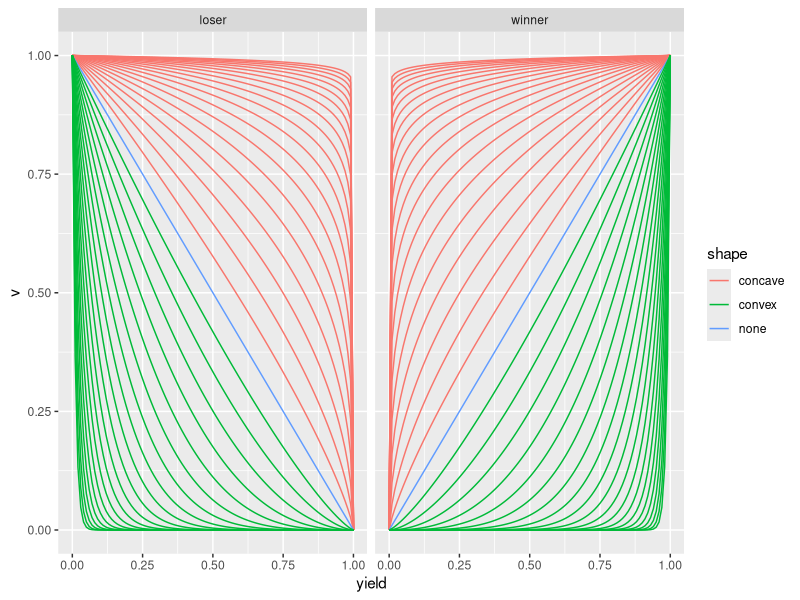
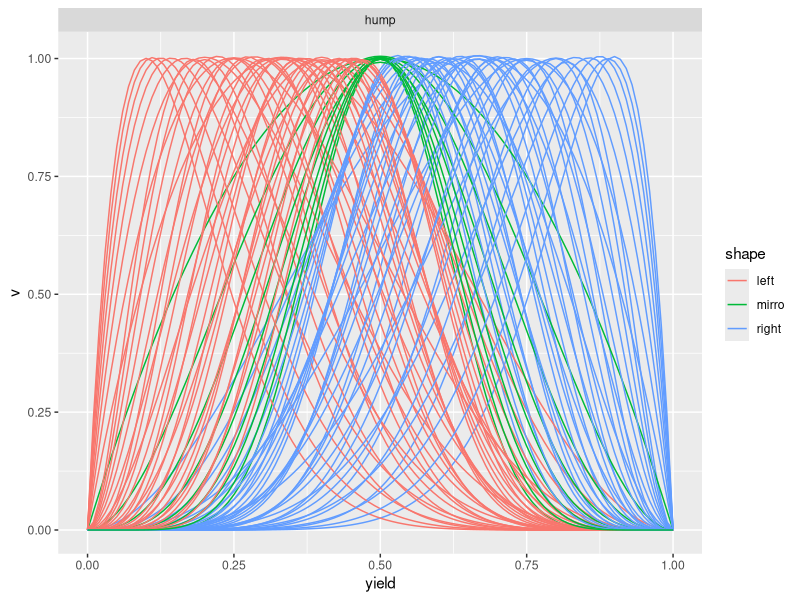
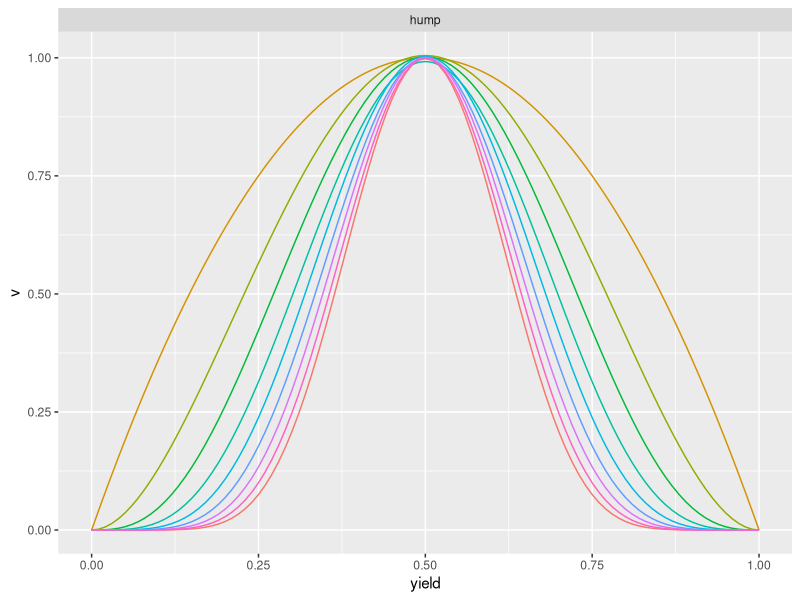

Write R code to recreate these figures, in order.
library(ggplot2)
library(data.table)
setwd("C:/Users/qiaoh/GIT/LSS_Project/lss")

yield.function<-function(type="loser"){
  #a is seq(0.1, 10, by=0.1)
  if (type=="loser"){
    f<-function(yield=0, parameters=list("a"=1)){
      (-yield+1)^parameters[["a"]]
    }
  }
  
  if (type=="winner"){
    f<-function(yield=0, parameters=list("a"=1)){
      yield^parameters[["a"]]
    }
  }
  
  if (type=="hump"){
    f<-function(yield=0,
                parameters=list("alpha"=2, "beta"=10)){
      alpha<-parameters[["alpha"]]
      beta<-parameters[["beta"]]
      max<-rbeta(10e5, alpha, beta)
      max<-max(density(max)$y)
      dbeta(yield,
            shape1=alpha,
            shape2=beta)/max
    }
  }  
  f
}

#need a better scale
a<-10^seq(0, 2, 0.1)
a<-c(1/a, a)
yield<-seq(0, 1, by=0.01)
type<-c("loser", "winner")
coms<-data.table(expand.grid(a=a, type=type))
all_curves<-list()
for (i in c(1:nrow(coms))){
  f<-yield.function(type=coms[i]$type)
  lines<-data.table(yield=yield, 
                    v=f(yield, parameters=list("a"=coms[i]$a)),
                    a=coms[i]$a,
                    type=coms[i]$type)
  all_curves[[i]]<-lines
}
all_curves<-rbindlist(all_curves)
all_curves$shape<-"none"
all_curves[a>1]$shape<-"convex"
all_curves[a<1]$shape<-"concave"
ggplot(all_curves)+geom_line(aes(x=yield, y=v, group=a, color=shape))+
  facet_wrap(~type)

alpha<-c(2:10)
beta<-c(2:10)
alpha_beta<-data.table(expand.grid(alpha=alpha, beta=beta))

type<-"hump"
f<-yield.function(type=type)
all_curves<-list()
for (i in c(1:nrow(alpha_beta))){
  print(paste(i, nrow(alpha_beta)))
  lines<-data.table(yield=yield, 
                    v=f(yield,
                    parameters=list(
                      "alpha"=alpha_beta[i]$alpha,
                      "beta"=alpha_beta[i]$beta)),
                    alpha=alpha_beta[i]$alpha,
                    beta=alpha_beta[i]$beta,
                    type=type)
  all_curves[[i]]<-lines
}

all_curves<-rbindlist(all_curves)
all_curves$label<-paste(all_curves$alpha, all_curves$beta)
all_curves$shape<-"mirro"
all_curves[alpha>beta]$shape<-"right"
all_curves[alpha<beta]$shape<-"left"


ggplot(all_curves)+geom_line(aes(x=yield, y=v, group=label, color=shape))+
  facet_wrap(~type)#+
  #theme(legend.position = "none")

ggplot(all_curves[alpha==beta])+geom_line(aes(x=yield, y=v, color=label))+
  facet_wrap(~type)+
  theme(legend.position = "none")


